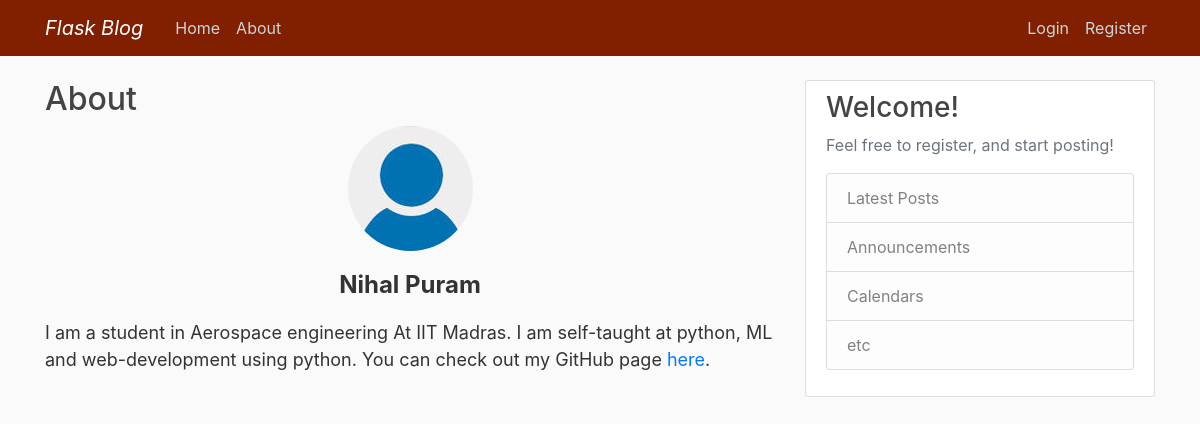
Before: /about with the older database file.
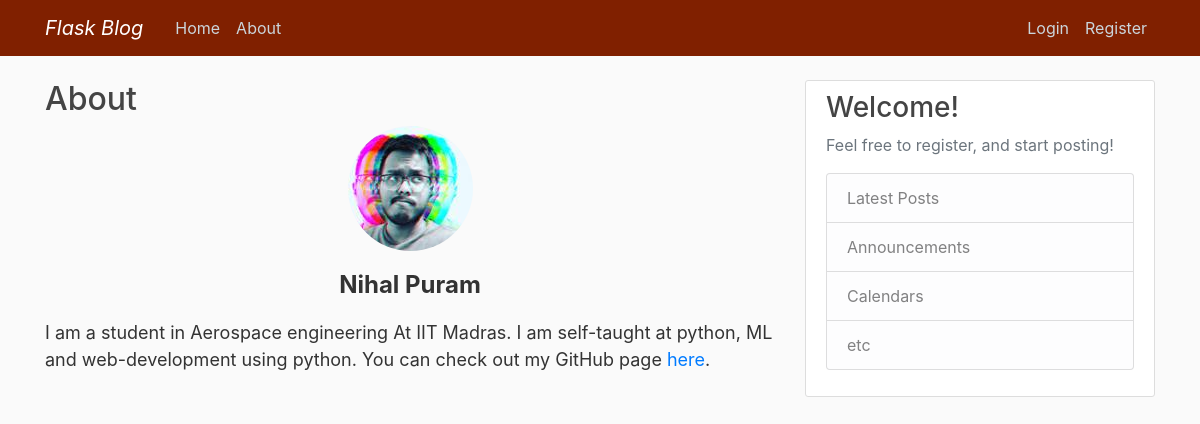
After: the same page with the newer database file.
### flaskblog/models.py (models this page shows, shortened)
class User(db.Model, UserMixin):
    id = db.Column(db.Integer, primary_key=True)
    username = db.Column(db.String(20), unique=True, nullable=False)
    email = db.Column(db.String(120), unique=True, nullable=False)
    image_file = db.Column(db.String(20), nullable=False, default='default.jpg')
    password = db.Column(db.String(60), nullable=False)
    posts = db.relationship('Post', backref='author', lazy=True)

### flaskblog/main/routes.py (the view)
@main.route("/about")
def about():
    user = User.query.filter_by(email='puramnihal@gmail.com').first()
    return render_template('about.html', title='About', user=user)

### flaskblog/templates/about.html (shortened to what this page needs)
{% extends "layout.html" %}
{% block content %}
<main id="site-main" class="site-main outer">
    <div class="inner">
        <article class="post-full post no-image page no-image">
            <header class="post-full-header">
                <h2 class="post-full-title">About</h2>
            </header>
            <p style="text-align:center;">
            <img class="rounded-circle" src="{{ url_for('static', filename='profile_pics/' + user.image_file) }}">
            </p>
            <div class="media-body">
            <p style="text-align: center;"><strong><span style="font-size: 24px;">Nihal Puram</span></strong></p>
<p style="text-align: left;"><span style="font-size: 18px;">I am a student in Aerospace engineering At IIT Madras. I am self-taught at python, ML and web-development using python. You can check out my GitHub page&nbsp;<a href="https://github.com/realnihal" rel="noopener noreferrer" target="_blank">here</a>.</span></p>
        </article>
    </div>
</main>
{% endblock content %}

Changed rows visible on the page:
changed User: image_file: picture added in place of a placeholder
